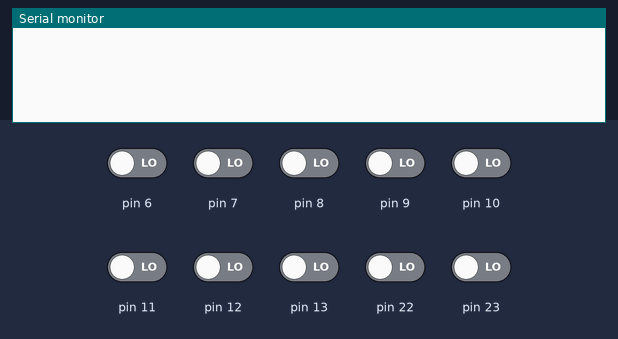
Recording of a sketch running on a simulated Arduino Uno, built with avr-gcc and run on an emulated ATmega328P. Shown: the last lines printed to the serial monitor. The test bench sets the inputs (shaded band); at power-on: pin 6–13, pin 22, pin 23 LOW.

Above: at 1.2 s.
1.3 s: pin 6 driven HIGH
At 2.1 s:
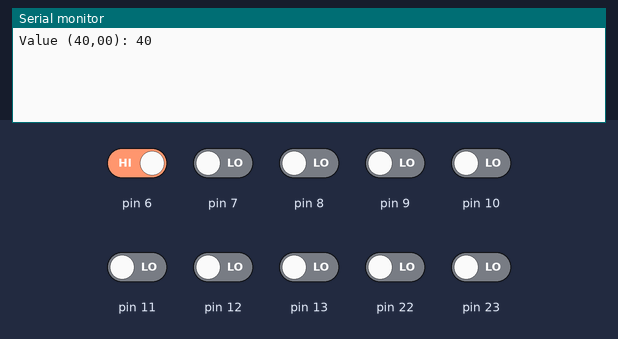
2.9 s: pin 7 driven HIGH
At 4.2 s:
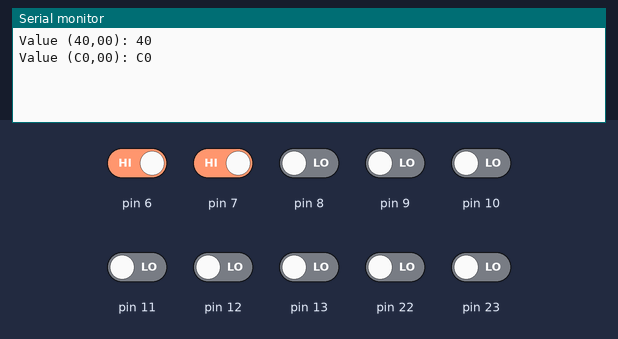
4.5 s: pin 12 driven HIGH
At 5.8 s:
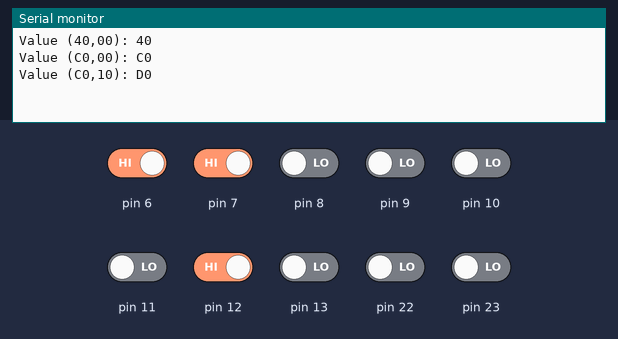
6.1 s: pin 13 driven HIGH
At 7.0 s:
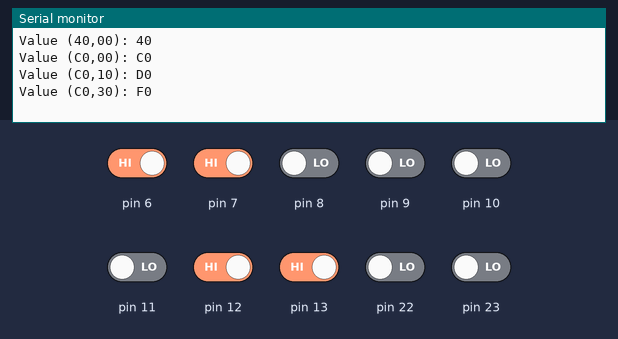
7.7 s: pin 6 driven LOW
At 8.2 s:
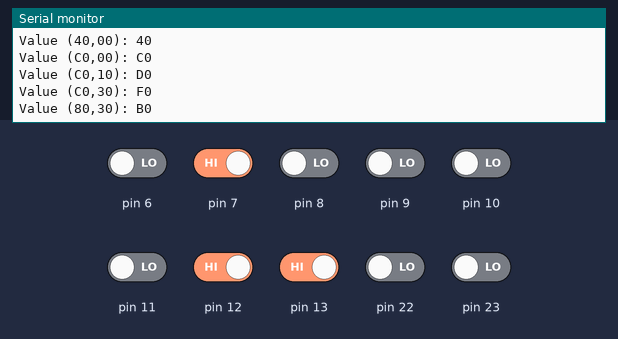
9.3 s: pin 12 driven LOW
At 10.6 s:
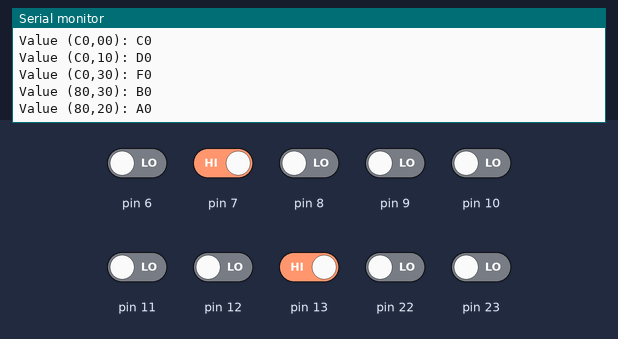

The sketch:

readbyte.ino
```cpp
const char fmt[] = "Value (%02X,%02X): %02X\n";

void setup() {
  // Set pins as input (0)
  DDRD = DDRD & B00111111; // D2-D7 input
  DDRB = B00000000;        // D8 and D9
  Serial.begin(115200);
//  Serial.write(PINB);
//  Serial.write("\n\n");
}

byte oldValue = 0;

void loop() {
  // put your main code here, to run repeatedly:
  byte dataLow = PINB; // low 6 bits
  byte dataHigh = PIND; // low 2 bits are the 2 high bits
  byte data = (dataLow & B00111111) | (( dataHigh & B11000000 ) );

  if (oldValue != data) {
    char buf[20]; sprintf(buf,fmt,dataHigh,dataLow,data);
    Serial.print(buf);
    oldValue = data;
  }
  delay(200);
}
```

Measured:
- after the input at 1.3 s, the serial monitor: prints a new line after 0.10 s (image 1)
- after the input at 2.9 s, the serial monitor: prints a new line after 0.10 s (image 2)
- after the input at 4.5 s, the serial monitor: prints a new line after 0.10 s (image 3)
- after the input at 6.1 s, the serial monitor: prints a new line after 0.10 s (image 4)
- after the input at 7.7 s, the serial monitor: prints a new line after 0.10 s (image 5)
- after the input at 9.3 s, the serial monitor: prints a new line after 0.10 s (image 6)
